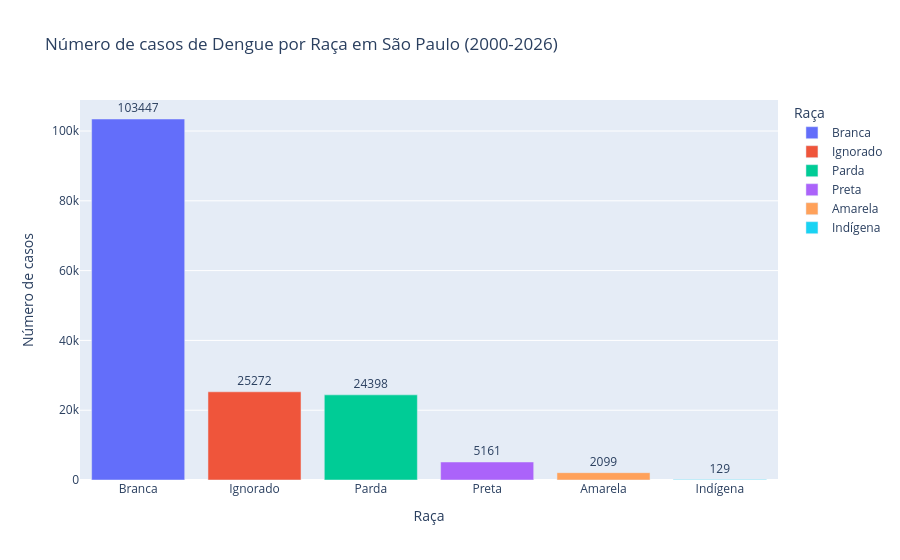

The notebook cell saved with this chart:
### Code cell
# Contagem dos resultados
raca_counts = (
    cs_raca["CS_RACA"]
    .value_counts()
    .reset_index()
)

raca_counts.columns = ["Raça", "Contagem"]

fig = px.bar(
    raca_counts,
    x="Raça",
    y="Contagem",
    text="Contagem",
    title="Número de casos de Dengue por Raça em São Paulo (2000-2026)",
    labels={
        "Contagem": "Número de casos",
        "Raça": "Raça"
    },
    color="Raça"
)

fig.update_traces(textposition="outside")

fig.show()

### Figure 1 — Plotly figure (JSON) as saved in the notebook; plotly's stock layout.template omitted (floating-point values rounded to 4 significant figures)
{"data": [{"hovertemplate": "Raça=%{x}<br>Número de casos=%{text}<extra></extra>", "legendgroup": "Branca", "marker": {"color": "#636efa", "pattern": {"shape": ""}}, "name": "Branca", "orientation": "v", "showlegend": true, "text": [103400.0], "textposition": "outside", "type": "bar", "x": ["Branca"], "xaxis": "x", "y": [103447], "yaxis": "y"}, {"hovertemplate": "Raça=%{x}<br>Número de casos=%{text}<extra></extra>", "legendgroup": "Ignorado", "marker": {"color": "#EF553B", "pattern": {"shape": ""}}, "name": "Ignorado", "orientation": "v", "showlegend": true, "text": [25270.0], "textposition": "outside", "type": "bar", "x": ["Ignorado"], "xaxis": "x", "y": [25272], "yaxis": "y"}, {"hovertemplate": "Raça=%{x}<br>Número de casos=%{text}<extra></extra>", "legendgroup": "Parda", "marker": {"color": "#00cc96", "pattern": {"shape": ""}}, "name": "Parda", "orientation": "v", "showlegend": true, "text": [24400.0], "textposition": "outside", "type": "bar", "x": ["Parda"], "xaxis": "x", "y": [24398], "yaxis": "y"}, {"hovertemplate": "Raça=%{x}<br>Número de casos=%{text}<extra></extra>", "legendgroup": "Preta", "marker": {"color": "#ab63fa", "pattern": {"shape": ""}}, "name": "Preta", "orientation": "v", "showlegend": true, "text": [5161.0], "textposition": "outside", "type": "bar", "x": ["Preta"], "xaxis": "x", "y": [5161], "yaxis": "y"}, {"hovertemplate": "Raça=%{x}<br>Número de casos=%{text}<extra></extra>", "legendgroup": "Amarela", "marker": {"color": "#FFA15A", "pattern": {"shape": ""}}, "name": "Amarela", "orientation": "v", "showlegend": true, "text": [2099.0], "textposition": "outside", "type": "bar", "x": ["Amarela"], "xaxis": "x", "y": [2099], "yaxis": "y"}, {"hovertemplate": "Raça=%{x}<br>Número de casos=%{text}<extra></extra>", "legendgroup": "Indígena", "marker": {"color": "#19d3f3", "pattern": {"shape": ""}}, "name": "Indígena", "orientation": "v", "showlegend": true, "text": [129.0], "textposition": "outside", "type": "bar", "x": ["Indígena"], "xaxis": "x", "y": [129], "yaxis": "y"}], "layout": {"barmode": "relative", "legend": {"title": {"text": "Raça"}, "tracegroupgap": 0}, "title": {"text": "Número de casos de Dengue por Raça em São Paulo (2000-2026)"}, "xaxis": {"anchor": "y", "categoryarray": ["Branca", "Ignorado", "Parda", "Preta", "Amarela", "Indígena"], "categoryorder": "array", "domain": [0, 1], "title": {"text": "Raça"}}, "yaxis": {"anchor": "x", "domain": [0, 1], "title": {"text": "Número de casos"}}}}
